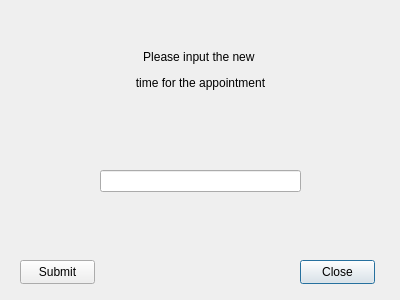
<?xml version="1.0" encoding="UTF-8"?>
<ui version="4.0">
 <class>changetime3</class>
 <widget class="QDialog" name="changetime3">
  <property name="geometry">
   <rect>
    <x>0</x>
    <y>0</y>
    <width>400</width>
    <height>300</height>
   </rect>
  </property>
  <property name="windowTitle">
   <string>Dialog</string>
  </property>
  <widget class="QPushButton" name="pushButton_2">
   <property name="geometry">
    <rect>
     <x>300</x>
     <y>260</y>
     <width>75</width>
     <height>24</height>
    </rect>
   </property>
   <property name="text">
    <string>Close</string>
   </property>
  </widget>
  <widget class="QLineEdit" name="LineEditName">
   <property name="geometry">
    <rect>
     <x>100</x>
     <y>170</y>
     <width>201</width>
     <height>22</height>
    </rect>
   </property>
  </widget>
  <widget class="QPushButton" name="pushButton">
   <property name="geometry">
    <rect>
     <x>20</x>
     <y>260</y>
     <width>75</width>
     <height>24</height>
    </rect>
   </property>
   <property name="text">
    <string>Submit</string>
   </property>
  </widget>
  <widget class="QLabel" name="label">
   <property name="geometry">
    <rect>
     <x>110</x>
     <y>40</y>
     <width>181</width>
     <height>101</height>
    </rect>
   </property>
   <property name="text">
    <string>&lt;html&gt;&lt;head/&gt;&lt;body&gt;&lt;p align=&quot;center&quot;&gt;Please input the new &lt;/p&gt;&lt;p align=&quot;center&quot;&gt;time for the appointment&lt;/p&gt;&lt;p align=&quot;center&quot;&gt;&lt;br/&gt;&lt;/p&gt;&lt;/body&gt;&lt;/html&gt;</string>
   </property>
  </widget>
 </widget>
 <resources/>
 <connections/>
</ui>
